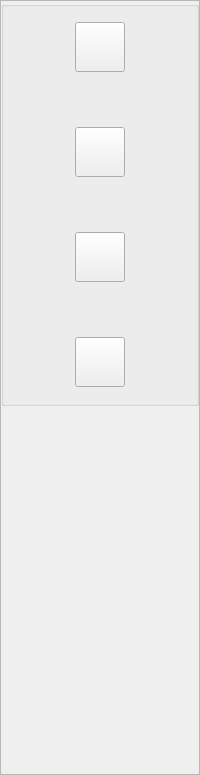
     <widget class="QFrame" name="frame_2">
      <property name="sizePolicy">
       <sizepolicy hsizetype="Fixed" vsizetype="Expanding">
        <horstretch>0</horstretch>
        <verstretch>1</verstretch>
       </sizepolicy>
      </property>
      <property name="minimumSize">
       <size>
        <width>100</width>
        <height>760</height>
       </size>
      </property>
      <property name="styleSheet">
       <string notr="true"/>
      </property>
      <property name="frameShape">
       <enum>QFrame::StyledPanel</enum>
      </property>
      <property name="frameShadow">
       <enum>QFrame::Raised</enum>
      </property>
      <layout class="QVBoxLayout" name="verticalLayout_2">
       <property name="spacing">
        <number>0</number>
       </property>
       <property name="leftMargin">
        <number>0</number>
       </property>
       <property name="topMargin">
        <number>0</number>
       </property>
       <property name="rightMargin">
        <number>0</number>
       </property>
       <property name="bottomMargin">
        <number>0</number>
       </property>
       <item>
        <widget class="QGroupBox" name="groupBox">
         <property name="minimumSize">
          <size>
           <width>80</width>
           <height>405</height>
          </size>
         </property>
         <property name="styleSheet">
          <string notr="true"/>
         </property>
         <property name="title">
          <string/>
         </property>
         <layout class="QVBoxLayout" name="verticalLayout_8">
          <property name="spacing">
           <number>0</number>
          </property>
          <property name="leftMargin">
           <number>0</number>
          </property>
          <property name="topMargin">
           <number>0</number>
          </property>
          <property name="rightMargin">
           <number>0</number>
          </property>
          <property name="bottomMargin">
           <number>0</number>
          </property>
          <item alignment="Qt::AlignHCenter">
           <widget class="QPushButton" name="mainMnuBtn">
            <property name="sizePolicy">
             <sizepolicy hsizetype="Fixed" vsizetype="Fixed">
              <horstretch>0</horstretch>
              <verstretch>0</verstretch>
             </sizepolicy>
            </property>
            <property name="minimumSize">
             <size>
              <width>50</width>
              <height>50</height>
             </size>
            </property>
            <property name="maximumSize">
             <size>
              <width>50</width>
              <height>50</height>
             </size>
            </property>
            <property name="focusPolicy">
             <enum>Qt::ClickFocus</enum>
            </property>
            <property name="text">
             <string/>
            </property>
            <property name="icon">
             <iconset resource="../mini/iconResource.qrc">
              <normaloff>:/icons/resource/Breeze KDE-Story-Dark/apps/24/homerun.svg</normaloff>:/icons/resource/Breeze KDE-Story-Dark/apps/24/homerun.svg</iconset>
            </property>
            <property name="iconSize">
             <size>
              <width>50</width>
              <height>50</height>
             </size>
            </property>
            <property name="checkable">
             <bool>true</bool>
            </property>
            <property name="autoExclusive">
             <bool>true</bool>
            </property>
            <property name="flat">
             <bool>false</bool>
            </property>
            <attribute name="buttonGroup">
             <string notr="true">buttonGroup</string>
            </attribute>
           </widget>
          </item>
          <item>
           <spacer name="verticalSpacer_6">
            <property name="orientation">
             <enum>Qt::Vertical</enum>
            </property>
            <property name="sizeType">
             <enum>QSizePolicy::Maximum</enum>
            </property>
            <property name="sizeHint" stdset="0">
             <size>
              <width>20</width>
              <height>40</height>
             </size>
            </property>
           </spacer>
          </item>
          <item alignment="Qt::AlignHCenter">
           <widget class="QPushButton" name="cameraBtn">
            <property name="sizePolicy">
             <sizepolicy hsizetype="Fixed" vsizetype="Fixed">
              <horstretch>0</horstretch>
              <verstretch>0</verstretch>
             </sizepolicy>
            </property>
            <property name="minimumSize">
             <size>
              <width>50</width>
              <height>50</height>
             </size>
            </property>
            <property name="maximumSize">
             <size>
              <width>50</width>
              <height>50</height>
             </size>
            </property>
            <property name="focusPolicy">
             <enum>Qt::ClickFocus</enum>
            </property>
            <property name="text">
             <string/>
            </property>
            <property name="icon">
             <iconset resource="../mini/iconResource.qrc">
              <normaloff>:/icons/resource/Breeze KDE-Story-Dark/devices/22/camera-photo.svg</normaloff>:/icons/resource/Breeze KDE-Story-Dark/devices/22/camera-photo.svg</iconset>
            </property>
            <property name="iconSize">
             <size>
              <width>50</width>
              <height>50</height>
             </size>
            </property>
            <property name="checkable">
             <bool>true</bool>
            </property>
            <property name="autoExclusive">
             <bool>true</bool>
            </property>
            <property name="flat">
             <bool>false</bool>
            </property>
            <attribute name="buttonGroup">
             <string notr="true">buttonGroup</string>
            </attribute>
           </widget>
          </item>
          <item>
           <spacer name="verticalSpacer_5">
            <property name="orientation">
             <enum>Qt::Vertical</enum>
            </property>
            <property name="sizeType">
             <enum>QSizePolicy::Maximum</enum>
            </property>
            <property name="sizeHint" stdset="0">
             <size>
              <width>20</width>
              <height>40</height>
             </size>
            </property>
           </spacer>
          </item>
          <item alignment="Qt::AlignHCenter">
           <widget class="QPushButton" name="settingBtn">
            <property name="sizePolicy">
             <sizepolicy hsizetype="Fixed" vsizetype="Fixed">
              <horstretch>0</horstretch>
              <verstretch>0</verstretch>
             </sizepolicy>
            </property>
            <property name="minimumSize">
             <size>
              <width>50</width>
              <height>50</height>
             </size>
            </property>
            <property name="maximumSize">
             <size>
              <width>50</width>
              <height>50</height>
             </size>
            </property>
            <property name="focusPolicy">
             <enum>Qt::ClickFocus</enum>
            </property>
            <property name="styleSheet">
             <string notr="true"/>
            </property>
            <property name="text">
             <string/>
            </property>
            <property name="icon">
             <iconset resource="../mini/iconResource.qrc">
              <normaloff>:/icons/resource/Breeze KDE-Story-Dark/actions/22/settings-configure.svg</normaloff>:/icons/resource/Breeze KDE-Story-Dark/actions/22/settings-configure.svg</iconset>
            </property>
            <property name="iconSize">
             <size>
              <width>50</width>
              <height>50</height>
             </size>
            </property>
            <property name="checkable">
             <bool>true</bool>
            </property>
            <property name="autoExclusive">
             <bool>true</bool>
            </property>
            <property name="autoDefault">
             <bool>false</bool>
            </property>
            <property name="default">
             <bool>false</bool>
            </property>
            <property name="flat">
             <bool>false</bool>
            </property>
            <attribute name="buttonGroup">
             <string notr="true">buttonGroup</string>
            </attribute>
           </widget>
          </item>
          <item>
           <spacer name="verticalSpacer_4">
            <property name="orientation">
             <enum>Qt::Vertical</enum>
            </property>
            <property name="sizeType">
             <enum>QSizePolicy::Maximum</enum>
            </property>
            <property name="sizeHint" stdset="0">
             <size>
              <width>20</width>
              <height>40</height>
             </size>
            </property>
           </spacer>
          </item>
          <item alignment="Qt::AlignHCenter">
           <widget class="QPushButton" name="profileBtn">
            <property name="sizePolicy">
             <sizepolicy hsizetype="Fixed" vsizetype="Fixed">
              <horstretch>0</horstretch>
              <verstretch>0</verstretch>
             </sizepolicy>
            </property>
            <property name="minimumSize">
             <size>
              <width>50</width>
              <height>50</height>
             </size>
            </property>
            <property name="maximumSize">
             <size>
              <width>50</width>
              <height>50</height>
             </size>
            </property>
            <property name="focusPolicy">
             <enum>Qt::NoFocus</enum>
            </property>
            <property name="text">
             <string/>
            </property>
            <property name="icon">
             <iconset resource="../mini/iconResource.qrc">
              <normaloff>:/icons/resource/Breeze KDE-Story-Dark/actions/16/amarok_artist.svg</normaloff>:/icons/resource/Breeze KDE-Story-Dark/actions/16/amarok_artist.svg</iconset>
            </property>
            <property name="iconSize">
             <size>
              <width>50</width>
              <height>50</height>
             </size>
            </property>
            <property name="checkable">
             <bool>true</bool>
            </property>
            <property name="autoExclusive">
             <bool>true</bool>
            </property>
            <property name="flat">
             <bool>false</bool>
            </property>
            <attribute name="buttonGroup">
             <string notr="true">buttonGroup</string>
            </attribute>
           </widget>
          </item>
         </layout>
        </widget>
       </item>
       <item>
        <spacer name="verticalSpacer_3">
         <property name="orientation">
          <enum>Qt::Vertical</enum>
         </property>
         <property name="sizeType">
          <enum>QSizePolicy::Preferred</enum>
         </property>
         <property name="sizeHint" stdset="0">
          <size>
           <width>20</width>
           <height>318</height>
          </size>
         </property>
        </spacer>
       </item>
       <item alignment="Qt::AlignHCenter">
        <widget class="QPushButton" name="pushButton_3">
         <property name="sizePolicy">
          <sizepolicy hsizetype="Fixed" vsizetype="Fixed">
           <horstretch>0</horstretch>
           <verstretch>0</verstretch>
          </sizepolicy>
         </property>
         <property name="minimumSize">
          <size>
           <width>50</width>
           <height>50</height>
          </size>
         </property>
         <property name="text">
          <string/>
         </property>
         <property name="icon">
          <iconset resource="../mini/iconResource.qrc">
           <normaloff>:/icons/resource/Breeze KDE-Story-Dark/actions/24/window-close.svg</normaloff>:/icons/resource/Breeze KDE-Story-Dark/actions/24/window-close.svg</iconset>
         </property>
         <property name="iconSize">
          <size>
           <width>50</width>
           <height>50</height>
          </size>
         </property>
         <property name="checkable">
          <bool>true</bool>
         </property>
         <property name="autoExclusive">
          <bool>true</bool>
         </property>
         <property name="flat">
          <bool>true</bool>
         </property>
         <attribute name="buttonGroup">
          <string notr="true">buttonGroup</string>
         </attribute>
        </widget>
       </item>
      </layout>
     </widget>
